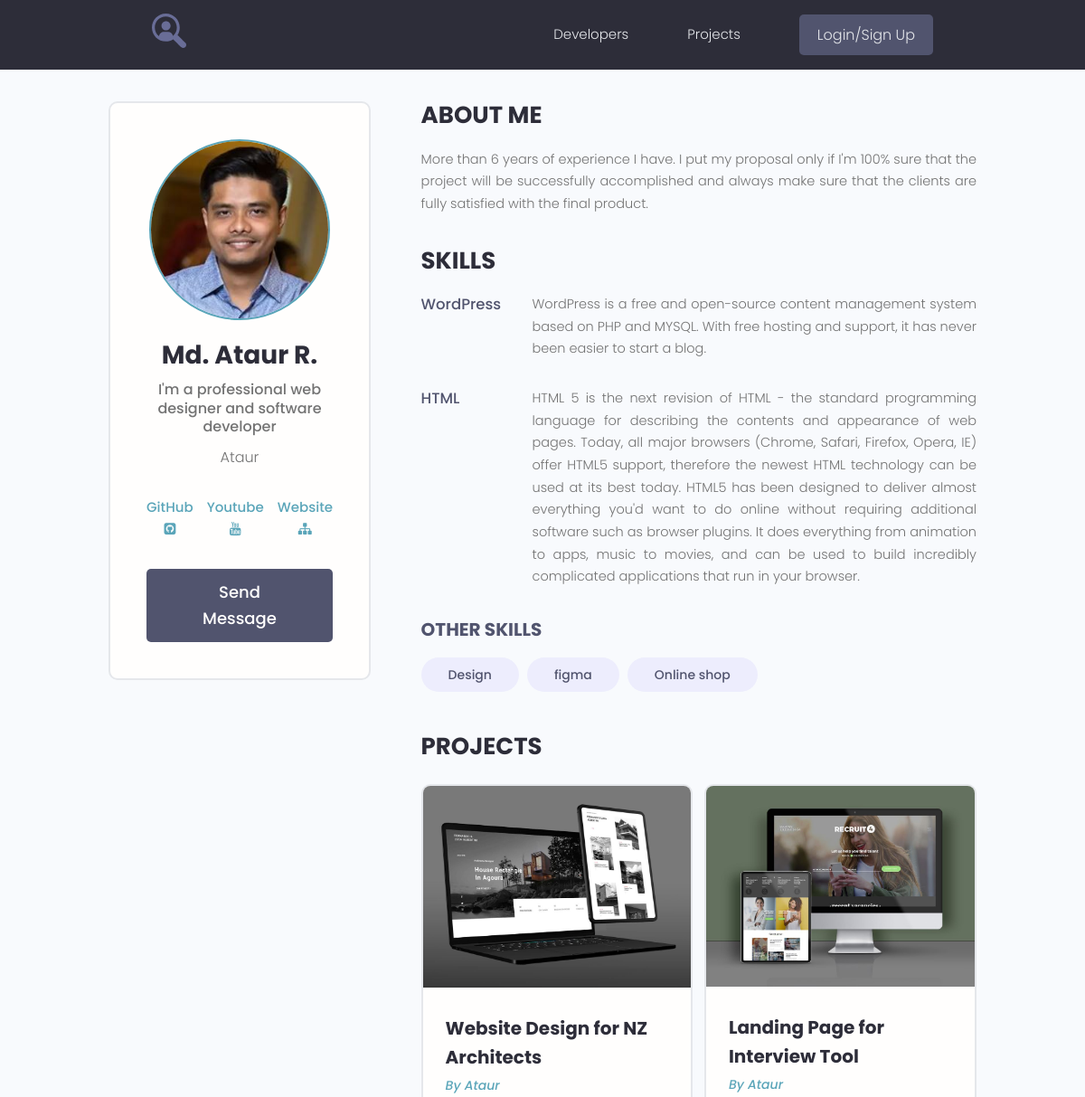
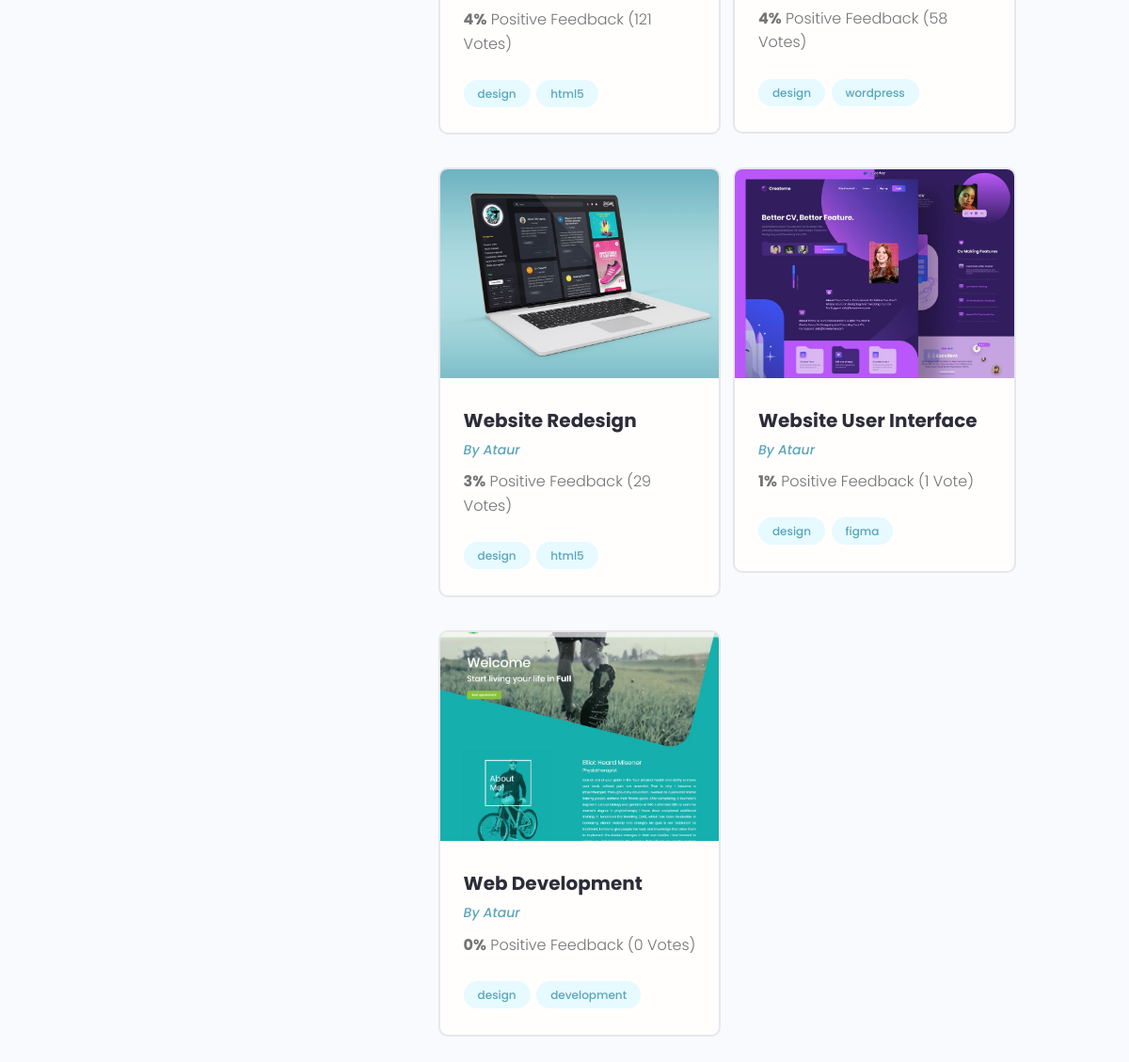
Screenshot of /users/profile/1/ with the database file from the repository (2 pictures, top to bottom).
### users/models.py (models this page shows, shortened)
class Profile(models.Model):
    user = models.OneToOneField(User, on_delete=models.CASCADE, null=True, blank=True)
    name = models.CharField(max_length=200, null=True, blank=True)
    email = models.EmailField(max_length=500, null=True, blank=True)
    username = models.CharField(max_length=200, null=True, blank=True)
    short_intro = models.CharField(max_length=200, null=True, blank=True)
    bio = models.TextField(null=True, blank=True)
    profile_img = models.ImageField(upload_to='profiles/', default='profiles/user-default.png')
    social_github = models.CharField(max_length=200, null=True, blank=True)
    social_youtube = models.CharField(max_length=200, null=True, blank=True)
    social_website = models.CharField(max_length=200, null=True, blank=True)
    created = models.DateTimeField(auto_now_add=True)
    class Meta:
        ordering = ['created']
    def __str__(self):
        return f"{self.username}"

class Skill(models.Model):
    owner = models.ForeignKey(Profile, on_delete=models.CASCADE, null=True, blank=True)
    name = models.CharField(max_length=200, null=True, blank=True)
    description = models.TextField(null=True, blank=True)
    created = models.DateTimeField(auto_now_add=True)

### projects/models.py (models this page shows, shortened)
class Project(models.Model):
    owner = models.ForeignKey(Profile, on_delete=models.SET_NULL, null=True, blank=True)
    title = models.CharField(max_length=200)
    description = models.TextField(null=True, blank=True)
    featured_image = models.ImageField(upload_to='projects/%Y/%m/%d/', default='default.jpg')
    demo_link = models.CharField(max_length=2000, null=True, blank=True)
    source_link = models.CharField(max_length=2000, null=True, blank=True)
    tags = models.ManyToManyField(Tag, blank=True)
    vote_total = models.IntegerField(default=0)
    vote_ratio = models.IntegerField(default=0)
    created = models.DateTimeField(auto_now_add=True)
    class Meta:
        ordering = ['-vote_ratio', '-vote_total', '-title']

class Tag(models.Model):
    name = models.CharField(max_length=200)
    created = models.DateTimeField(auto_now_add=True)

### users/views.py (the view)
# urls.py: path('profile/<str:pk>/', views.user_profile, name='user_profile'),
def user_profile(request, pk):
    prof = Profile.objects.get(id=pk)
    top_skill = prof.skill_set.exclude(description__exact="")
    other_skill = prof.skill_set.filter(description="")
    context = {'profile': prof,
               'top_skill': top_skill,
               'other_skill': other_skill,
               }
    return render(request, 'users/profile.html', context)

### users/templates/users/profile.html
{% extends 'projects/base.html' %}
{% block content %}
  <main class="profile my-md">
    <div class="container">
      <div class="layout">
        <div class="column column--1of3">
          <div class="card text-center">
            <div class="card__body dev">
              <img class="avatar avatar--xl" src="{{profile.profile_img.url}}" />
              <h2 class="dev__name">{{profile.name}}</h2>
              <p class="dev__title">{{profile.short_intro}}</p>
              <p class="dev__location">{{profile.user}}</p>
              <ul class="dev__social">
                {% if profile.social_github %}
                <li>
                  <a title="Github" href="{{profile.social_github}}" target="_blank">GitHub<i class="fa fa-github-square"></i></a>
                </li>
                {% endif %}
                {% if profile.social_youtube %}
                <li>
                  <a title="Youtube" href="{{profile.social_youtube}}" target="_blank">Youtube<i class="fa fa-youtube"></i></a>
                </li>
                {% endif %}
                {% if profile.social_website %}
                <li>
                  <a title="Personal Website" href="{{profile.social_website}}" target="_blank">Website<i class="fa fa-sitemap"></i></a>
                </li>
                {% endif %}
              </ul>
              {% if request.user.profile.id != profile.id %}
              <a href="{% url 'create-message' profile.id %}" class="btn btn--sub btn--lg">Send Message </a>
              {% endif %}
            </div>
          </div>
        </div>
        <div class="column column--2of3">
          <div class="devInfo">
            <h3 class="devInfo__title">About Me</h3>
            <p class="devInfo__about">
              {{profile.bio}}
            </p>
          </div>
          <div class="devInfo">
            <h3 class="devInfo__title">Skills</h3>
            <div class="devInfo__skills">
              {% for skill in top_skill %}
              <div class="devSkill">
                <h4 class="devSkill__title">{{skill.name}}</h4>
                <p class="devSkill__info">
                  {{skill.description}}
                </p>
                </div>
              {% endfor %}
              <h3 class="devInfo__subtitle">Other Skills</h3>
              <div class="devInfo__otherSkills">
                {% for skill in  other_skill %}
                <span class="tag tag--pill tag--sub tag--lg">
                  <small>{{skill.name}}</small>
                </span>
                {% endfor %}
              </div>
            </div>
          </div>
          <div class="devInfo">
            <h3 class="devInfo__title">Projects</h3>
            <div class="grid grid--two">
              {% for project in profile.project_set.all %}
              <div class="column">
                <div class="card project">
                  <a href="{% url 'project' project.id %}" class="project">
                    <img class="project__thumbnail" src="{{project.featured_image.url}}" alt="project thumbnail" />
                    <div class="card__body">
                      <h3 class="project__title">{{project.title}}</h3>
                      <p><a class="project__author" href="{% url 'user_profile' project.owner.id %}">By {{project.owner}}</a></p>
                      <p class="project--rating">
                        <span style="font-weight: bold;">{{project.vote_ratio}}%</span> Positive
                        Feedback ({{project.vote_total}} Vote{{project.vote_total|pluralize:'s'}})
                      </p>
                      <div class="project__tags">
                        {% for tag in project.tags.all %}
                        <span class="tag tag--pill tag--main">
                          <small>{{tag.name}}</small>
                        </span>
                        {% endfor %}
                      </div>
                    </div>
                  </a>
                </div>
              </div>
              {% endfor %}
            </div>
          </div>
        </div>
      </div>
    </div>
  </main>
{% endblock %}

### projects/static/styles/app.css (style rules this page uses)
:root { --color-sub: #2d2d39; }
.btn--sub { background-color: var(--color-sub-light); }
.card { border: 2px solid var(--color-light); }
img { width: 100%; }
.profile .card > .dev { padding: 4rem; }
.dev__name { color: var(--color-sub); font-size: 2.8rem; font-weight: 700; margin-top: 1rem; margin-bottom: 0.5rem; }
.dev__title { font-size: 1.6rem; font-weight: 500; line-height: 1.3; }
.dev__location { margin-top: 1rem; }
.dev__social { margin: 3rem 0; list-style: none; display: flex; justify-content: center; gap: 1.5rem; }
.devInfo { margin-bottom: 3rem; }
.devInfo__title, .devInfo__subtitle { font-size: 2.6rem; color: var(--color-sub); text-transform: uppercase; font-weight: 700; margin-bottom: 1.5rem; }
.devInfo__subtitle { font-size: 2rem; color: var(--color-sub-light); }
.devInfo__about, .devSkill__info { font-size: 1.45rem; line-height: 1.7; text-align: justify; }
.devSkill { margin-bottom: 3rem; }
.devSkill__title { font-size: 1.65rem; font-weight: 500; color: var(--color-sub-light); }
@media screen and (min-width: 700px) { .devSkill { display: flex; justify-content: space-between; gap: 3rem; } }
@media screen and (min-width: 700px) { .devSkill__info { flex-basis: 80%; } }
.project__author { font-size: 1.4rem; font-style: italic; }
.project--rating { margin-bottom: 1.6em; margin-top: .5em; }
.project__thumbnail { object-fit: cover; object-position: top center; width: 100%; }
.project__title { font-size: 2rem; font-weight: 700; color: var(--color-sub); }

### projects/static/uikit/styles/modules/_variables.css (style rules this page uses)
:root { --color-main: #5aa5b9; --color-main-light: #e6faff; --color-sub: #3f4156; --color-sub-light: #51546e; --color-sub-lighter: #ededfd; --color-text: #737373; --color-gray: #8b8b8b; --color-light: #e5e7eb; --color-light-gray: #767676; --color-bg: #f8fafd; --color-white: #fffefd; --color-white-light: #f3f3f3; --color-success: #359e64; --color-success-bg: #def8e8; --color-error: #fc4b0b; --color-error-bg: #fff2ee; --font-base: 'Poppins', arial, helvetica, 'Segoe UI', roboto, ubuntu, sans-serif; --font-monospace: 'Fira Code', 'Courier New', courier, monospace; --font-regular: 300; --font-medium: 500; --font-bold: 700; --generic-shadow: 1px 1px 5px #00000010; --generic-transition: all 0.3s ease-in-out; }

### projects/static/uikit/styles/modules/_base.css (style rules this page uses)
* { margin: 0; padding: 0; box-sizing: border-box; text-rendering: optimizeLegibility; color: inherit; font-size: inherit; }
html { font-size: 50%; }
@media only screen and (min-width: 480px) { html { font-size: 56.25%; } }
@media only screen and (min-width: 1200px) { html { font-size: 62.5%; } }
body { line-height: 1.6; font-weight: 400; font-size: 1.5rem; color: var(--color-text); background-color: var(--color-bg); min-height: 100vh; }

### projects/static/uikit/styles/modules/_typography.css (style rules this page uses)
* { font-family: var(--font-base); }
h2 { font-size: 3.6rem; font-weight: var(--font-bold); }
h3 { font-size: 3.2rem; font-weight: var(--font-medium); }
h4 { font-size: 2.8rem; font-weight: var(--font-medium); }
p, span, strong { font-size: 1.6rem; color: var(--color-text); font-weight: var(--font-regular); }
a { padding-bottom: 2px; text-decoration: none; display: inline-block; color: var(--color-main); font-weight: var(--font-medium); }

### projects/static/uikit/styles/modules/_utilities.css (style rules this page uses)
.container { width: 92%; max-width: 165rem; margin: 0 auto; box-sizing: border-box; }
@media screen and (min-width: 1000px) { .container { width: 90%; } }
@media screen and (min-width: 1200px) { .container { width: 80%; } }
.text-center { text-align: center; }
.my-md { margin: 3rem auto; }

### projects/static/uikit/styles/modules/_avatar.css (style rules this page uses)
.avatar { border-radius: 50%; border: 2px solid var(--color-main); object-fit: cover; }
.avatar--xl { height: 20rem; width: 20rem; }

### projects/static/uikit/styles/modules/_button.css (style rules this page uses)
.btn { display: inline-block; position: relative; cursor: pointer; background-color: var(--color-light); font-weight: var(--font-medium); color: var(--color-sub); text-decoration: none; padding: 1rem 2rem; border-radius: 0.5rem; border: none; width: -webkit-fit-content; width: -moz-fit-content; width: fit-content; height: -webkit-fit-content; height: -moz-fit-content; height: fit-content; font-size: 1.6rem; outline-width: 0; outline-color: transparent; -webkit-backface-visibility: hidden; backface-visibility: hidden; transition: all 0.3s ease-in-out; }
.btn--sub { background-color: var(--color-sub); color: var(--color-white); }
.btn--lg { font-size: 1.8rem; padding: 1.2rem 4.5rem; }

### projects/static/uikit/styles/modules/_card.css (style rules this page uses)
.card { border-radius: 1rem; background-color: var(--color-white); border: 1.5px solid var(--color-light); width: auto; height: auto; margin-top: 0.5rem; margin-bottom: 0.5rem; overflow: hidden; }
.card__body, .card__header { padding: 2rem 2.5rem; }

### rows the page displays
Profile: profile_img (picture), name "Md. Ataur R.", short_intro "I'm a professional web designer and software developer", user "Ataur", bio "More than 6 years of experience I have. I put my proposal only if I'm 100% sure that the project will be successfully accomplished and always make sure that the clients are fully satisfied with the final product."
Skill: name "WordPress", description "WordPress is a free and open-source content management system based on PHP and MYSQL. With free hosting and support, it has never been easier to start a blog."
Skill: name "HTML", description "HTML 5 is the next revision of HTML - the standard programming language for describing the contents and appearance of web pages. Today, all major browsers (Chrome, Safari, Firefox, Opera, IE) offer HTML5 support, therefore the newest HTML technology can be used at its best today. HTML5 has been designed to deliver almost everything you'd want to do online without requiring additional software such as browser plugins. It does everything from animation to apps, music to movies, and can be used to build incredibly complicated applications that run in your browser."
Skill: name "Design"
Skill: name "figma"
Skill: name "Online shop"
Project: featured_image (picture), title "Website Design for NZ Architects", owner "Ataur", vote_ratio "4", vote_total "121"
Tag: name "design"
Tag: name "html5"
Project: featured_image (picture), title "Landing Page for Interview Tool", owner "Ataur", vote_ratio "4", vote_total "58"
Tag: name "wordpress"
Project: featured_image (picture), title "Website Redesign", owner "Ataur", vote_ratio "3", vote_total "29"
Project: featured_image (picture), title "Website User Interface", owner "Ataur", vote_ratio "1", vote_total "1"
Tag: name "figma"
Project: featured_image (picture), title "Web Development", owner "Ataur", vote_ratio "0", vote_total "0"
Tag: name "development"
